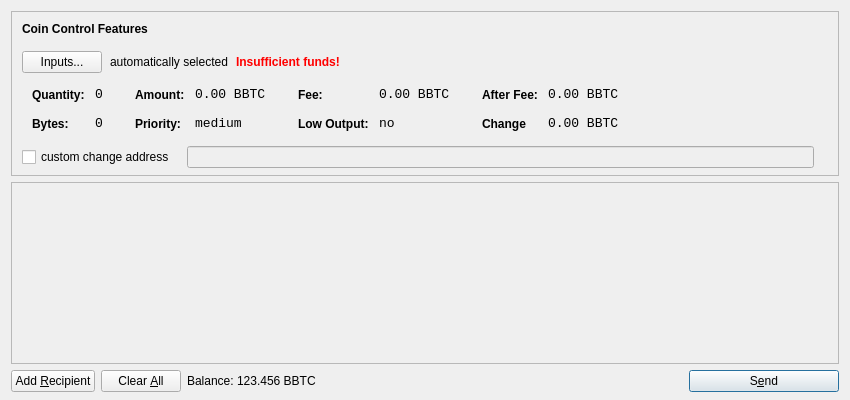
<?xml version="1.0" encoding="UTF-8"?>
<ui version="4.0">
 <class>SendCoinsDialog</class>
 <widget class="QDialog" name="SendCoinsDialog">
  <property name="geometry">
   <rect>
    <x>0</x>
    <y>0</y>
    <width>850</width>
    <height>400</height>
   </rect>
  </property>
  <property name="windowTitle">
   <string>Send Coins</string>
  </property>
  <layout class="QVBoxLayout" name="verticalLayout" stretch="0,1,0">
   <property name="bottomMargin">
    <number>8</number>
   </property>
   <item>
    <widget class="QFrame" name="frameCoinControl">
     <property name="sizePolicy">
      <sizepolicy hsizetype="Expanding" vsizetype="Expanding">
       <horstretch>0</horstretch>
       <verstretch>0</verstretch>
      </sizepolicy>
     </property>
     <property name="maximumSize">
      <size>
       <width>16777215</width>
       <height>16777215</height>
      </size>
     </property>
     <property name="frameShape">
      <enum>QFrame::StyledPanel</enum>
     </property>
     <property name="frameShadow">
      <enum>QFrame::Sunken</enum>
     </property>
     <layout class="QVBoxLayout" name="verticalLayoutCoinControl2">
      <property name="spacing">
       <number>-1</number>
      </property>
      <property name="leftMargin">
       <number>0</number>
      </property>
      <property name="topMargin">
       <number>0</number>
      </property>
      <property name="rightMargin">
       <number>0</number>
      </property>
      <property name="bottomMargin">
       <number>6</number>
      </property>
      <item>
       <layout class="QVBoxLayout" name="verticalLayoutCoinControl" stretch="0,0,0,0,1">
        <property name="spacing">
         <number>0</number>
        </property>
        <property name="leftMargin">
         <number>10</number>
        </property>
        <property name="topMargin">
         <number>10</number>
        </property>
        <item>
         <layout class="QHBoxLayout" name="horizontalLayoutCoinControl1">
          <property name="bottomMargin">
           <number>15</number>
          </property>
          <item>
           <widget class="QLabel" name="labelCoinControlFeatures">
            <property name="sizePolicy">
             <sizepolicy hsizetype="Preferred" vsizetype="Maximum">
              <horstretch>0</horstretch>
              <verstretch>0</verstretch>
             </sizepolicy>
            </property>
            <property name="font">
             <font>
              <weight>75</weight>
              <bold>true</bold>
             </font>
            </property>
            <property name="styleSheet">
             <string notr="true">font-weight:bold;</string>
            </property>
            <property name="text">
             <string>Coin Control Features</string>
            </property>
           </widget>
          </item>
         </layout>
        </item>
        <item>
         <layout class="QHBoxLayout" name="horizontalLayoutCoinControl2" stretch="0,0,0,0">
          <property name="spacing">
           <number>8</number>
          </property>
          <property name="bottomMargin">
           <number>10</number>
          </property>
          <item>
           <widget class="QPushButton" name="pushButtonCoinControl">
            <property name="styleSheet">
             <string notr="true"/>
            </property>
            <property name="text">
             <string>Inputs...</string>
            </property>
           </widget>
          </item>
          <item>
           <widget class="QLabel" name="labelCoinControlAutomaticallySelected">
            <property name="text">
             <string>automatically selected</string>
            </property>
            <property name="margin">
             <number>5</number>
            </property>
           </widget>
          </item>
          <item>
           <widget class="QLabel" name="labelCoinControlInsuffFunds">
            <property name="font">
             <font>
              <weight>75</weight>
              <bold>true</bold>
             </font>
            </property>
            <property name="styleSheet">
             <string notr="true">color:red;font-weight:bold;</string>
            </property>
            <property name="text">
             <string>Insufficient funds!</string>
            </property>
            <property name="margin">
             <number>5</number>
            </property>
           </widget>
          </item>
          <item>
           <spacer name="horizontalSpacerCoinControl">
            <property name="orientation">
             <enum>Qt::Horizontal</enum>
            </property>
            <property name="sizeHint" stdset="0">
             <size>
              <width>40</width>
              <height>1</height>
             </size>
            </property>
           </spacer>
          </item>
         </layout>
        </item>
        <item>
         <widget class="QWidget" name="widgetCoinControl" native="true">
          <property name="sizePolicy">
           <sizepolicy hsizetype="Preferred" vsizetype="Preferred">
            <horstretch>0</horstretch>
            <verstretch>0</verstretch>
           </sizepolicy>
          </property>
          <property name="minimumSize">
           <size>
            <width>0</width>
            <height>0</height>
           </size>
          </property>
          <property name="styleSheet">
           <string notr="true"/>
          </property>
          <layout class="QHBoxLayout" name="horizontalLayoutCoinControl5">
           <property name="margin">
            <number>0</number>
           </property>
           <item>
            <layout class="QHBoxLayout" name="horizontalLayoutCoinControl3" stretch="0,0,0,1">
             <property name="spacing">
              <number>20</number>
             </property>
             <property name="topMargin">
              <number>0</number>
             </property>
             <property name="bottomMargin">
              <number>10</number>
             </property>
             <item>
              <layout class="QFormLayout" name="formLayoutCoinControl1">
               <property name="horizontalSpacing">
                <number>10</number>
               </property>
               <property name="verticalSpacing">
                <number>14</number>
               </property>
               <property name="leftMargin">
                <number>10</number>
               </property>
               <property name="topMargin">
                <number>4</number>
               </property>
               <property name="rightMargin">
                <number>6</number>
               </property>
               <item row="0" column="0">
                <widget class="QLabel" name="labelCoinControlQuantityText">
                 <property name="styleSheet">
                  <string notr="true">font-weight:bold;</string>
                 </property>
                 <property name="text">
                  <string>Quantity:</string>
                 </property>
                 <property name="margin">
                  <number>0</number>
                 </property>
                </widget>
               </item>
               <item row="0" column="1">
                <widget class="QLabel" name="labelCoinControlQuantity">
                 <property name="font">
                  <font>
                   <family>Monospace</family>
                   <pointsize>10</pointsize>
                  </font>
                 </property>
                 <property name="cursor">
                  <cursorShape>IBeamCursor</cursorShape>
                 </property>
                 <property name="contextMenuPolicy">
                  <enum>Qt::ActionsContextMenu</enum>
                 </property>
                 <property name="text">
                  <string>0</string>
                 </property>
                 <property name="margin">
                  <number>0</number>
                 </property>
                 <property name="textInteractionFlags">
                  <set>Qt::LinksAccessibleByMouse|Qt::TextSelectableByKeyboard|Qt::TextSelectableByMouse</set>
                 </property>
                </widget>
               </item>
               <item row="1" column="0">
                <widget class="QLabel" name="labelCoinControlBytesText">
                 <property name="styleSheet">
                  <string notr="true">font-weight:bold;</string>
                 </property>
                 <property name="text">
                  <string>Bytes:</string>
                 </property>
                </widget>
               </item>
               <item row="1" column="1">
                <widget class="QLabel" name="labelCoinControlBytes">
                 <property name="font">
                  <font>
                   <family>Monospace</family>
                   <pointsize>10</pointsize>
                  </font>
                 </property>
                 <property name="cursor">
                  <cursorShape>IBeamCursor</cursorShape>
                 </property>
                 <property name="contextMenuPolicy">
                  <enum>Qt::ActionsContextMenu</enum>
                 </property>
                 <property name="text">
                  <string>0</string>
                 </property>
                 <property name="textInteractionFlags">
                  <set>Qt::LinksAccessibleByMouse|Qt::TextSelectableByKeyboard|Qt::TextSelectableByMouse</set>
                 </property>
                </widget>
               </item>
              </layout>
             </item>
             <item>
              <layout class="QFormLayout" name="formLayoutCoinControl2">
               <property name="horizontalSpacing">
                <number>10</number>
               </property>
               <property name="verticalSpacing">
                <number>14</number>
               </property>
               <property name="leftMargin">
                <number>6</number>
               </property>
               <property name="topMargin">
                <number>4</number>
               </property>
               <property name="rightMargin">
                <number>6</number>
               </property>
               <item row="0" column="0">
                <widget class="QLabel" name="labelCoinControlAmountText">
                 <property name="styleSheet">
                  <string notr="true">font-weight:bold;</string>
                 </property>
                 <property name="text">
                  <string>Amount:</string>
                 </property>
                 <property name="margin">
                  <number>0</number>
                 </property>
                </widget>
               </item>
               <item row="0" column="1">
                <widget class="QLabel" name="labelCoinControlAmount">
                 <property name="font">
                  <font>
                   <family>Monospace</family>
                   <pointsize>10</pointsize>
                  </font>
                 </property>
                 <property name="cursor">
                  <cursorShape>IBeamCursor</cursorShape>
                 </property>
                 <property name="contextMenuPolicy">
                  <enum>Qt::ActionsContextMenu</enum>
                 </property>
                 <property name="text">
                  <string notr="true">0.00 BBTC</string>
                 </property>
                 <property name="textInteractionFlags">
                  <set>Qt::LinksAccessibleByMouse|Qt::TextSelectableByKeyboard|Qt::TextSelectableByMouse</set>
                 </property>
                </widget>
               </item>
               <item row="1" column="0">
                <widget class="QLabel" name="labelCoinControlPriorityText">
                 <property name="styleSheet">
                  <string notr="true">font-weight:bold;</string>
                 </property>
                 <property name="text">
                  <string>Priority:</string>
                 </property>
                </widget>
               </item>
               <item row="1" column="1">
                <widget class="QLabel" name="labelCoinControlPriority">
                 <property name="font">
                  <font>
                   <family>Monospace</family>
                   <pointsize>10</pointsize>
                  </font>
                 </property>
                 <property name="cursor">
                  <cursorShape>IBeamCursor</cursorShape>
                 </property>
                 <property name="contextMenuPolicy">
                  <enum>Qt::ActionsContextMenu</enum>
                 </property>
                 <property name="text">
                  <string>medium</string>
                 </property>
                 <property name="textInteractionFlags">
                  <set>Qt::LinksAccessibleByMouse|Qt::TextSelectableByKeyboard|Qt::TextSelectableByMouse</set>
                 </property>
                </widget>
               </item>
              </layout>
             </item>
             <item>
              <layout class="QFormLayout" name="formLayoutCoinControl3">
               <property name="horizontalSpacing">
                <number>10</number>
               </property>
               <property name="verticalSpacing">
                <number>14</number>
               </property>
               <property name="leftMargin">
                <number>6</number>
               </property>
               <property name="topMargin">
                <number>4</number>
               </property>
               <property name="rightMargin">
                <number>6</number>
               </property>
               <item row="0" column="0">
                <widget class="QLabel" name="labelCoinControlFeeText">
                 <property name="styleSheet">
                  <string notr="true">font-weight:bold;</string>
                 </property>
                 <property name="text">
                  <string>Fee:</string>
                 </property>
                 <property name="margin">
                  <number>0</number>
                 </property>
                </widget>
               </item>
               <item row="0" column="1">
                <widget class="QLabel" name="labelCoinControlFee">
                 <property name="font">
                  <font>
                   <family>Monospace</family>
                   <pointsize>10</pointsize>
                  </font>
                 </property>
                 <property name="cursor">
                  <cursorShape>IBeamCursor</cursorShape>
                 </property>
                 <property name="contextMenuPolicy">
                  <enum>Qt::ActionsContextMenu</enum>
                 </property>
                 <property name="text">
                  <string notr="true">0.00 BBTC</string>
                 </property>
                 <property name="textInteractionFlags">
                  <set>Qt::LinksAccessibleByMouse|Qt::TextSelectableByKeyboard|Qt::TextSelectableByMouse</set>
                 </property>
                </widget>
               </item>
               <item row="1" column="0">
                <widget class="QLabel" name="labelCoinControlLowOutputText">
                 <property name="styleSheet">
                  <string notr="true">font-weight:bold;</string>
                 </property>
                 <property name="text">
                  <string>Low Output:</string>
                 </property>
                </widget>
               </item>
               <item row="1" column="1">
                <widget class="QLabel" name="labelCoinControlLowOutput">
                 <property name="font">
                  <font>
                   <family>Monospace</family>
                   <pointsize>10</pointsize>
                  </font>
                 </property>
                 <property name="cursor">
                  <cursorShape>IBeamCursor</cursorShape>
                 </property>
                 <property name="contextMenuPolicy">
                  <enum>Qt::ActionsContextMenu</enum>
                 </property>
                 <property name="text">
                  <string>no</string>
                 </property>
                 <property name="textInteractionFlags">
                  <set>Qt::LinksAccessibleByMouse|Qt::TextSelectableByKeyboard|Qt::TextSelectableByMouse</set>
                 </property>
                </widget>
               </item>
              </layout>
             </item>
             <item>
              <layout class="QFormLayout" name="formLayoutCoinControl4">
               <property name="horizontalSpacing">
                <number>10</number>
               </property>
               <property name="verticalSpacing">
                <number>14</number>
               </property>
               <property name="leftMargin">
                <number>6</number>
               </property>
               <property name="topMargin">
                <number>4</number>
               </property>
               <property name="rightMargin">
                <number>6</number>
               </property>
               <item row="0" column="0">
                <widget class="QLabel" name="labelCoinControlAfterFeeText">
                 <property name="styleSheet">
                  <string notr="true">font-weight:bold;</string>
                 </property>
                 <property name="text">
                  <string>After Fee:</string>
                 </property>
                 <property name="margin">
                  <number>0</number>
                 </property>
                </widget>
               </item>
               <item row="0" column="1">
                <widget class="QLabel" name="labelCoinControlAfterFee">
                 <property name="font">
                  <font>
                   <family>Monospace</family>
                   <pointsize>10</pointsize>
                  </font>
                 </property>
                 <property name="cursor">
                  <cursorShape>IBeamCursor</cursorShape>
                 </property>
                 <property name="contextMenuPolicy">
                  <enum>Qt::ActionsContextMenu</enum>
                 </property>
                 <property name="text">
                  <string notr="true">0.00 BBTC</string>
                 </property>
                 <property name="textInteractionFlags">
                  <set>Qt::LinksAccessibleByMouse|Qt::TextSelectableByKeyboard|Qt::TextSelectableByMouse</set>
                 </property>
                </widget>
               </item>
               <item row="1" column="0">
                <widget class="QLabel" name="labelCoinControlChangeText">
                 <property name="styleSheet">
                  <string notr="true">font-weight:bold;</string>
                 </property>
                 <property name="text">
                  <string>Change</string>
                 </property>
                </widget>
               </item>
               <item row="1" column="1">
                <widget class="QLabel" name="labelCoinControlChange">
                 <property name="font">
                  <font>
                   <family>Monospace</family>
                   <pointsize>10</pointsize>
                  </font>
                 </property>
                 <property name="cursor">
                  <cursorShape>IBeamCursor</cursorShape>
                 </property>
                 <property name="contextMenuPolicy">
                  <enum>Qt::ActionsContextMenu</enum>
                 </property>
                 <property name="text">
                  <string notr="true">0.00 BBTC</string>
                 </property>
                 <property name="textInteractionFlags">
                  <set>Qt::LinksAccessibleByMouse|Qt::TextSelectableByKeyboard|Qt::TextSelectableByMouse</set>
                 </property>
                </widget>
               </item>
              </layout>
             </item>
            </layout>
           </item>
          </layout>
         </widget>
        </item>
        <item>
         <layout class="QHBoxLayout" name="horizontalLayoutCoinControl4" stretch="0,0,0">
          <property name="spacing">
           <number>12</number>
          </property>
          <property name="sizeConstraint">
           <enum>QLayout::SetDefaultConstraint</enum>
          </property>
          <property name="topMargin">
           <number>5</number>
          </property>
          <property name="rightMargin">
           <number>5</number>
          </property>
          <item>
           <widget class="QCheckBox" name="checkBoxCoinControlChange">
            <property name="text">
             <string>custom change address</string>
            </property>
           </widget>
          </item>
          <item>
           <widget class="QLineEdit" name="lineEditCoinControlChange">
            <property name="enabled">
             <bool>false</bool>
            </property>
            <property name="sizePolicy">
             <sizepolicy hsizetype="Expanding" vsizetype="Fixed">
              <horstretch>0</horstretch>
              <verstretch>0</verstretch>
             </sizepolicy>
            </property>
           </widget>
          </item>
          <item>
           <widget class="QLabel" name="labelCoinControlChangeLabel">
            <property name="sizePolicy">
             <sizepolicy hsizetype="Preferred" vsizetype="Expanding">
              <horstretch>0</horstretch>
              <verstretch>0</verstretch>
             </sizepolicy>
            </property>
            <property name="minimumSize">
             <size>
              <width>0</width>
              <height>0</height>
             </size>
            </property>
            <property name="text">
             <string/>
            </property>
            <property name="margin">
             <number>3</number>
            </property>
           </widget>
          </item>
         </layout>
        </item>
        <item>
         <spacer name="verticalSpacerCoinControl">
          <property name="orientation">
           <enum>Qt::Vertical</enum>
          </property>
          <property name="sizeHint" stdset="0">
           <size>
            <width>800</width>
            <height>1</height>
           </size>
          </property>
         </spacer>
        </item>
       </layout>
      </item>
     </layout>
    </widget>
   </item>
   <item>
    <widget class="QScrollArea" name="scrollArea">
     <property name="widgetResizable">
      <bool>true</bool>
     </property>
     <widget class="QWidget" name="scrollAreaWidgetContents">
      <property name="geometry">
       <rect>
        <x>0</x>
        <y>0</y>
        <width>830</width>
        <height>165</height>
       </rect>
      </property>
      <layout class="QVBoxLayout" name="verticalLayout_2">
       <property name="margin">
        <number>0</number>
       </property>
       <item>
        <layout class="QVBoxLayout" name="entries">
         <property name="spacing">
          <number>6</number>
         </property>
        </layout>
       </item>
       <item>
        <spacer name="verticalSpacer">
         <property name="orientation">
          <enum>Qt::Vertical</enum>
         </property>
         <property name="sizeHint" stdset="0">
          <size>
           <width>20</width>
           <height>40</height>
          </size>
         </property>
        </spacer>
       </item>
      </layout>
     </widget>
    </widget>
   </item>
   <item>
    <layout class="QHBoxLayout" name="horizontalLayout">
     <item>
      <widget class="QPushButton" name="addButton">
       <property name="toolTip">
        <string>Send to multiple recipients at once</string>
       </property>
       <property name="text">
        <string>Add &amp;Recipient</string>
       </property>
       <property name="autoDefault">
        <bool>false</bool>
       </property>
      </widget>
     </item>
     <item>
      <widget class="QPushButton" name="clearButton">
       <property name="sizePolicy">
        <sizepolicy hsizetype="Minimum" vsizetype="Fixed">
         <horstretch>0</horstretch>
         <verstretch>0</verstretch>
        </sizepolicy>
       </property>
       <property name="toolTip">
        <string>Remove all transaction fields</string>
       </property>
       <property name="text">
        <string>Clear &amp;All</string>
       </property>
       <property name="autoRepeatDelay">
        <number>300</number>
       </property>
       <property name="autoDefault">
        <bool>false</bool>
       </property>
      </widget>
     </item>
     <item>
      <layout class="QHBoxLayout" name="horizontalLayout_2">
       <property name="spacing">
        <number>3</number>
       </property>
       <item>
        <widget class="QLabel" name="label">
         <property name="sizePolicy">
          <sizepolicy hsizetype="Preferred" vsizetype="Fixed">
           <horstretch>0</horstretch>
           <verstretch>0</verstretch>
          </sizepolicy>
         </property>
         <property name="text">
          <string>Balance:</string>
         </property>
        </widget>
       </item>
       <item>
        <widget class="QLabel" name="labelBalance">
         <property name="sizePolicy">
          <sizepolicy hsizetype="Preferred" vsizetype="Fixed">
           <horstretch>0</horstretch>
           <verstretch>0</verstretch>
          </sizepolicy>
         </property>
         <property name="cursor">
          <cursorShape>IBeamCursor</cursorShape>
         </property>
         <property name="text">
          <string notr="true">123.456 BBTC</string>
         </property>
         <property name="textInteractionFlags">
          <set>Qt::LinksAccessibleByMouse|Qt::TextSelectableByKeyboard|Qt::TextSelectableByMouse</set>
         </property>
        </widget>
       </item>
      </layout>
     </item>
     <item>
      <spacer name="horizontalSpacer">
       <property name="orientation">
        <enum>Qt::Horizontal</enum>
       </property>
       <property name="sizeHint" stdset="0">
        <size>
         <width>40</width>
         <height>20</height>
        </size>
       </property>
      </spacer>
     </item>
     <item>
      <widget class="QPushButton" name="sendButton">
       <property name="minimumSize">
        <size>
         <width>150</width>
         <height>0</height>
        </size>
       </property>
       <property name="toolTip">
        <string>Confirm the send action</string>
       </property>
       <property name="text">
        <string>S&amp;end</string>
       </property>
       <property name="icon">
        <iconset resource="../bitcoin.qrc">
         <normaloff>:/icons/send</normaloff>:/icons/send</iconset>
       </property>
       <property name="default">
        <bool>true</bool>
       </property>
      </widget>
     </item>
    </layout>
   </item>
  </layout>
 </widget>
 <resources>
  <include location="../bitcoin.qrc"/>
 </resources>
 <connections/>
</ui>
